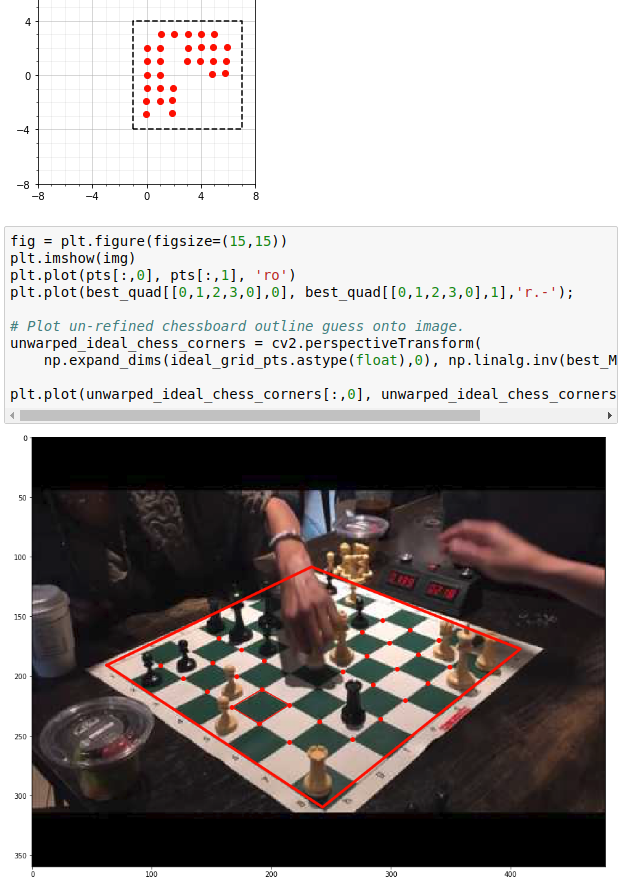
#> input picture example_unity_grid.png, 628 x 896 px
$ python -i chess_detect_helper.py   (imports and definitions only)   (older library calls are emulated)
#> lines starting #> are read from the running program, lines starting #| are printed output that depends on the picture
#> further down, picture is the input picture: shape (896, 628, 3); mean B, G, R 156.5, 157.9, 162.9
### helpers.py
import numpy as np

# [11 lines left out: function scaleImageIfNeeded, not called in this run]

def getSegmentAngle(line):
  x1,y1,x2,y2 = line
  return np.math.atan2(y2-y1, x2-x1)

def getLineGradients(line, gradient_x, gradient_y, gradient_mag, sampling_rate=0.5,
  normal_magnitude_threshold=0.9, normal_strong_gradient_ratio_threshold=0.45, pos_neg_ratio_threshold=0.2):
  """Calculate normal gradient values along line given x/y gradients and a line segment."""

  # 1 - Get gradient values
  line = np.array(line)
  ptA = line[:2]
  ptB = line[2:]

  # unit vector in direction of line
  line_length = np.linalg.norm(ptB - ptA)
  line_direction = (ptB - ptA) / line_length

  # Convert to normal
  line_normal = np.array([-line_direction[1], line_direction[0]]) # -y, x for normal in one direction

  # Get points along line, choosing number of points giving a sampling rate in pixels per points (1-1 is good)
  num_pts_on_line = np.ceil(np.sqrt(np.sum((ptB - ptA)**2)) / sampling_rate)
  guessx = np.linspace(ptA[1],ptB[1],num_pts_on_line)
  guessy = np.linspace(ptA[0],ptB[0],num_pts_on_line)

  line_indices = np.floor(np.vstack((guessx, guessy)).T).astype(int)
  gradients = np.vstack(
          [gradient_x[line_indices[:,0], line_indices[:,1]],
           gradient_y[line_indices[:,0], line_indices[:,1]]])
  gradient_mags = gradient_mag[line_indices[:,0], line_indices[:,1]]

  # Calculate average strength of gradient along line as a score
  gradient_on_normal = line_normal.dot(gradients)
  avg_normal_gradient = np.abs(gradient_on_normal).mean()

  # Magnitude of gradient along normal, normalized by total gradient magnitude at that point
  # ex. 1.0 means strong + gradient perfectly normal to line
  with np.errstate(divide='ignore', invalid='ignore'):
    # some gradient magnitudes are zero, set normal gradients to zero for those
    normal_gradients = gradient_on_normal / gradient_mags
    # Ignore weak gradients
    normal_gradients[(gradient_mags < 10)] = 0

  # Ratio of how often the absolute of the gradient is greater than the threshold
  # chessboard lines should have extremely high ~90% ratios
  normal_strong_gradient_ratio = np.sum(abs(normal_gradients) > normal_magnitude_threshold) / float(num_pts_on_line)

  # Ratio of mag near top vs mag near bot
  pos_edge_ratio = np.sum(normal_gradients > normal_magnitude_threshold) / float(num_pts_on_line)
  neg_edge_ratio = np.sum(-normal_gradients > normal_magnitude_threshold) / float(num_pts_on_line)

  # Calculate aspect ratio of positive to negative values, but only if they're both reasonably strong
  if (pos_edge_ratio < pos_neg_ratio_threshold or neg_edge_ratio < pos_neg_ratio_threshold):
    edge_ratio = 0
  else:
    if pos_edge_ratio > neg_edge_ratio:
      edge_ratio = neg_edge_ratio / pos_edge_ratio
    else:
      edge_ratio = pos_edge_ratio / neg_edge_ratio

  # if normal_strong_gradient_ratio > normal_strong_gradient_ratio_threshold and edge_ratio != 0:
  # print("%.2f / %.2f = %.2f %s | %.2f" % (pos_edge_ratio, neg_edge_ratio, edge_ratio, edge_ratio < 0.75, normal_strong_gradient_ratio))


  # Calculate fft, since sampling rate is static, we can just use indices as a comparison method
  fft_result = np.abs(np.fft.rfft(normal_gradients).real)
  strongest_freq = np.argmax(fft_result)

  is_good = True

  # Sanity check normal gradients span positive and negative range
  if normal_gradients.min() > -normal_magnitude_threshold or normal_gradients.max() < normal_magnitude_threshold:
    is_good = False
  # Sanity check most of the normal gradients are maximized
  elif normal_strong_gradient_ratio < normal_strong_gradient_ratio_threshold:
    is_good = False
  # Check that ratio of positive to negative is somewhere near 50/50, 1.0 means perfect 50/50, 0.5 gives a lot of leeway
  elif edge_ratio < 0.5:
    is_good = False
  # Check that there is a low frequency signal in normal gradient
  elif strongest_freq < 2 or strongest_freq > 20:
    is_good = False

  # Recover potentially good lines
  if edge_ratio > 0.9 and normal_strong_gradient_ratio > normal_strong_gradient_ratio_threshold:
    is_good = True

  # if is_good:
  #   print("%.2f : %.2f / %.2f = %.2f | %.2f | %d" % (
  #     avg_normal_gradient, pos_edge_ratio, neg_edge_ratio, edge_ratio,
  #     normal_strong_gradient_ratio, strongest_freq))

  return is_good, strongest_freq, normal_gradients, fft_result, edge_ratio, avg_normal_gradient

# [43 lines left out: functions angleClose, segmentAngles, chooseBestSegments, not called in this run]

### chess_detect_helper.py
import cv2 # For Sobel etc
import numpy as np
from helpers import *
from line_intersection import *

def getChessLinesCorners(img, chessboard_to_screen_ratio=0.2):
  # Edges
#> called with chessboard_to_screen_ratio = 0.2
  edges = cv2.Canny(img,200,500,apertureSize = 3, L2gradient=False) # Better thresholds
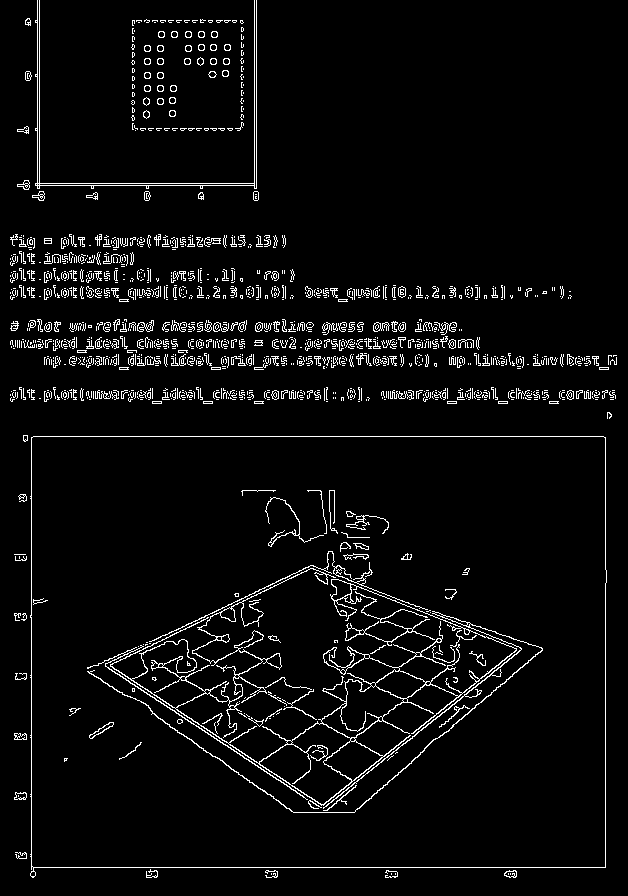
#> edges: shape (896, 628); 4.6% white in thin lines or dots

  # Gradients
  sobelx = cv2.Sobel(img,cv2.CV_64F,1,0,ksize=5)
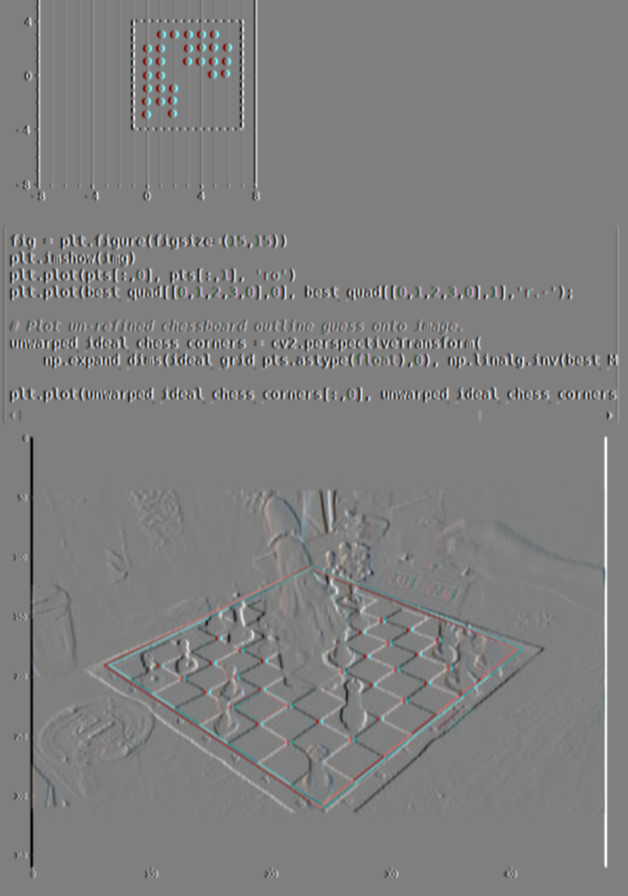
#> sobelx: shape (896, 628, 3) float64; mean B, G, R 0, 0, 0; drawn with min black and max white
  sobely = cv2.Sobel(img,cv2.CV_64F,0,1,ksize=5)
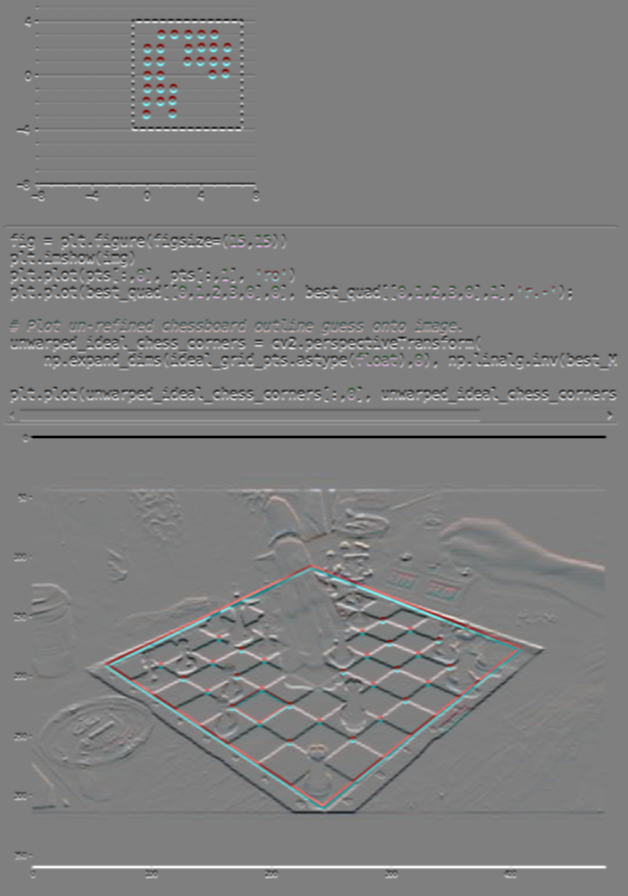
#> sobely: shape (896, 628, 3) float64; mean B, G, R 0.2, 0.2, 0.2; drawn with min black and max white
  grad_mag = np.sqrt(sobelx**2+sobely**2)
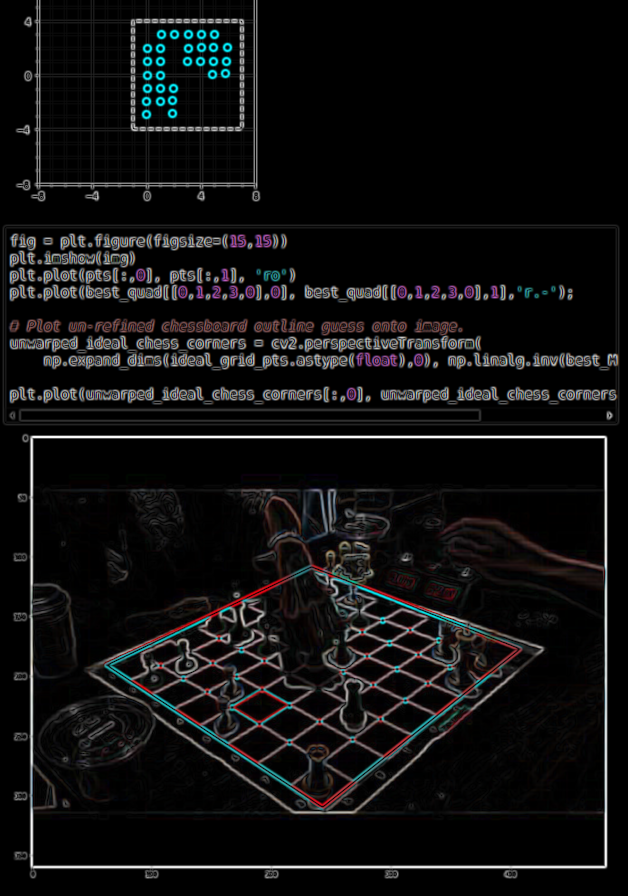
#> grad_mag: shape (896, 628, 3) float64; mean B, G, R 814.7, 800.2, 813.1; drawn with min black and max white

  # Hough Lines Probabilistic
  # chessboard_to_screen_ratio = 0.2
  min_chessboard_line_length = chessboard_to_screen_ratio * min(img.shape)
#> min_chessboard_line_length = 0.6
  # TODO: This varys based on the chessboard to screen ratio, for chessboards filling the screen, we want to hop further
  max_line_gap = min_chessboard_line_length / 8.0 * 1.5 # Can hop up to one missing square
#> max_line_gap = 0.113

  lines = cv2.HoughLinesP(edges,1,np.pi/360.0, 30, minLineLength = min_chessboard_line_length, maxLineGap = max_line_gap)[:,0,:]
  # lines = cv2.HoughLinesP(edges,1,np.pi/360.0, 30, minLineLength=30, maxLineGap=30)[:,0,:]

  good_lines = np.zeros(lines.shape[0])
#> good_lines = 3120 values from 0 to 0
  norm_grads = np.zeros(lines.shape[0])
#> norm_grads = 3120 values from 0 to 0
  angles = np.zeros(lines.shape[0])
#> angles = 3120 values from 0 to 0

  for idx in range(lines.shape[0]):
    line = lines[idx,:]
    is_good, _, _, _, _, avg_normal_gradient = getLineGradients(line, sobelx, sobely, grad_mag)
    good_lines[idx] = is_good
    norm_grads[idx] = avg_normal_gradient
    angles[idx] = getSegmentAngle(line)
#> this loop made 1 pass
#> (ptA in getLineGradients, ptB in getLineGradients, line_length in getLineGradients, line_direction in getLineGradients, line_normal in getLineGradients, num_pts_on_line in getLineGradients) on pass 1: ([33, 436], [603, 436], 570, [1, 0], [0, 1], 1140)

  # Get angles and segment lines up
  segments = segmentAngles(angles, good_lines, angle_threshold=15*np.pi/180)
  top_two_segments = chooseBestSegments(segments, norm_grads)
  if (top_two_segments.size < 2):
    print("Couldn't find enough segments")
    return [], [], [], []

  # Update good_mask to only include top two groups
  a_segment = segments == top_two_segments[0]
  b_segment = segments == top_two_segments[1]
  good_mask = a_segment | b_segment

  a_segment_idxs = np.argwhere(a_segment).flatten()
  b_segment_idxs = np.argwhere(b_segment).flatten()

  # Rotate angles 45 degrees first
  angle_a = np.mean(angles[a_segment_idxs]) + np.pi/4
  dir_a = np.array([np.cos(angle_a), np.sin(angle_a)])
  angle_b = np.mean(angles[b_segment_idxs]) + np.pi/4
  dir_b = np.array([np.cos(angle_b), np.sin(angle_b)])

  # Plot intersections
  chess_pts = getAllLineIntersections(lines[a_segment_idxs], lines[b_segment_idxs])
  pruned_chess_pts = prunePoints(chess_pts,max_dist2=5**2)
  return lines[a_segment_idxs], lines[b_segment_idxs], pruned_chess_pts, (dir_a, dir_b)

>>> import cv2
>>> picture = cv2.imread('example_unity_grid.png')
#> (the run stopped early here; a loop or call above may not have finished)

$ run again, on find_warp_example.png
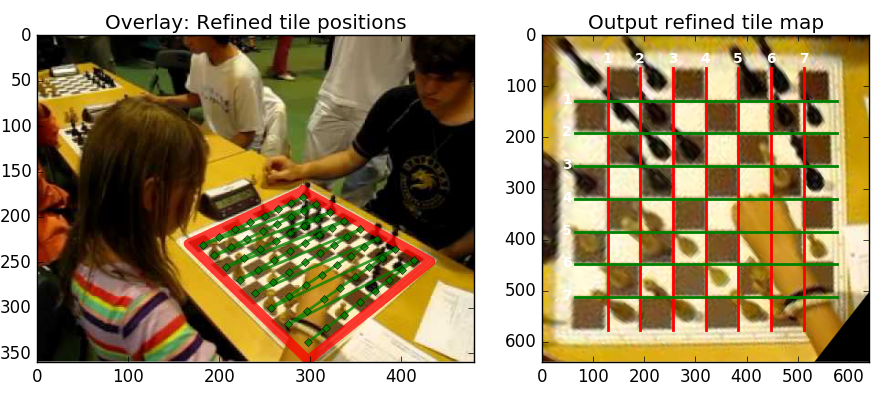
#> input picture find_warp_example.png, 883 x 398 px
#> picture is the input picture: shape (398, 883, 3); mean B, G, R 111.7, 144.6, 162
#> in getChessLinesCorners, `edges = cv2.Canny(img,200,500,apertureSize = 3, L2gradient=False)`:
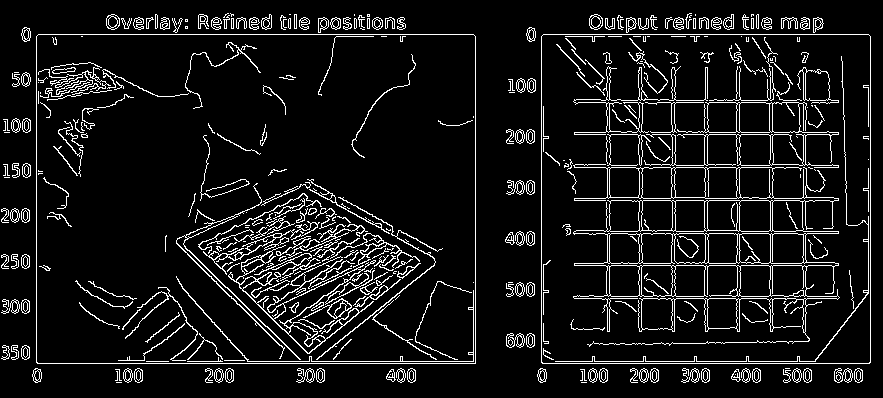
#> edges: shape (398, 883); 8.8% white in thin lines or dots
#> in getChessLinesCorners, `grad_mag = np.sqrt(sobelx**2+sobely**2)`:
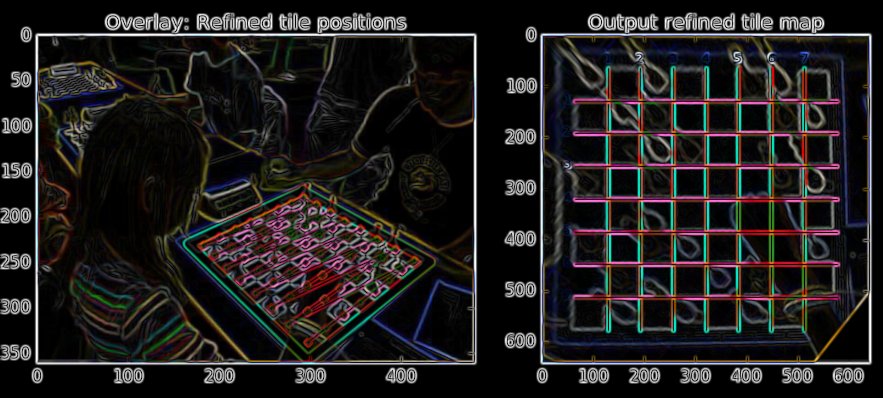
#> grad_mag: shape (398, 883, 3) float64; mean B, G, R 1456.8, 1468, 1593.5; drawn with min black and max white
#> the loop in getChessLinesCorners, `for idx in range(lines.shape[0]):` made 1 pass
#> (ptA in getLineGradients, ptB in getLineGradients, line_length in getLineGradients, line_direction in getLineGradients, line_normal in getLineGradients, num_pts_on_line in getLineGradients) on pass 1: ([38, 34], [473, 34], 435, [1, 0], [0, 1], 870)
